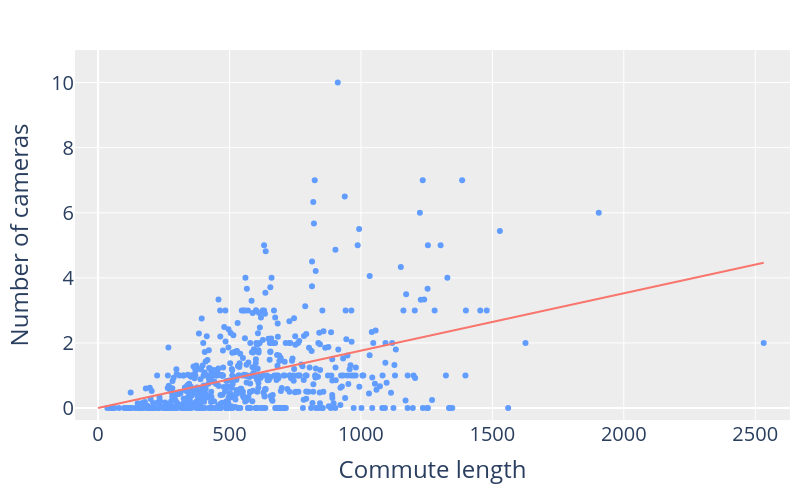

This figure's notebook cell:
### Code cell
red = '#f8766d'
blue = '#619cff'

n_cameras = x*0.0017630

xs2 = np.linspace(0, res.shortest_path.max(), int(( res.shortest_path.max()- 0)/100)+1)

fig = go.Figure()

fig.add_trace(
    go.Scatter(x=res.shortest_path, y=res.n_cameras,  mode='markers', marker=dict(
                        color=blue,
                    ),)
)


fig.add_trace(
    go.Scatter(x=xs2, y=[float(n_cameras.subs(x, i)) for i in xs2], marker=dict(
                        color=red,
                        line=dict(color=red, width=2)
                    ))
)




fig.update_layout(
        #xaxis=dict(title="Day of Week",
                   #x=0.5),
        yaxis=dict(title="Number of cameras encountered"),
        xaxis=dict(title="Commute length"),
        height=500, 
        width=800,
        #legend_title_text='Week type',
        margin=dict(l=75, r=10, t=50, b=80),
        showlegend=False,
        legend=dict(
                yanchor="bottom",
                y=-1,
                xanchor="left",
                x=0.35,
                orientation="h",
                font=dict(
                    #family="Courier",
                    size=24,
                   # color="black"
                ),
            ),
        font=dict(size=20), plot_bgcolor="#ededed",
        xaxis_range=[-(res.shortest_path.max()+100)/30, res.shortest_path.max()+100],
        yaxis_range=[(np.ceil(res.n_cameras.max())+1)/-30, np.ceil(res.n_cameras.max())+1],
    )

fig.write_image('./figure/cameras_per_time.png', scale=3)

fig

### Figure 1 — Plotly figure (JSON) as saved in the notebook; plotly's stock layout.template omitted (floating-point values rounded to 4 significant figures; data arrays with more than 128 entries replaced by an {"elided": "..."} marker saying what was removed)
{"data": [{"marker": {"color": "#619cff"}, "mode": "markers", "type": "scatter", "x": {"elided": "606 float values"}, "y": {"elided": "606 float values"}}, {"marker": {"color": "#f8766d", "line": {"color": "#f8766d", "width": 2}}, "type": "scatter", "x": [0.0, 101.3, 202.6, 303.9, 405.2, 506.4, 607.7, 709.0, 810.3, 911.6, 1013.0, 1114.0, 1215.0, 1317.0, 1418.0, 1519.0, 1621.0, 1722.0, 1823.0, 1925.0, 2026.0, 2127.0, 2228.0, 2330.0, 2431.0, 2532.0], "y": [0, 0.1786, 0.3571, 0.5357, 0.7143, 0.8929, 1.071, 1.25, 1.429, 1.607, 1.786, 1.964, 2.143, 2.321, 2.5, 2.679, 2.857, 3.036, 3.214, 3.393, 3.571, 3.75, 3.929, 4.107, 4.286, 4.464]}], "layout": {"font": {"size": 20}, "height": 500, "legend": {"font": {"size": 24}, "orientation": "h", "x": 0.35, "xanchor": "left", "y": -1, "yanchor": "bottom"}, "margin": {"b": 80, "l": 75, "r": 10, "t": 50}, "plot_bgcolor": "#ededed", "showlegend": false, "width": 800, "xaxis": {"range": [-87.74, 2632.0], "title": {"text": "Commute length"}}, "yaxis": {"range": [-0.3667, 11], "title": {"text": "Number of cameras"}}}}
